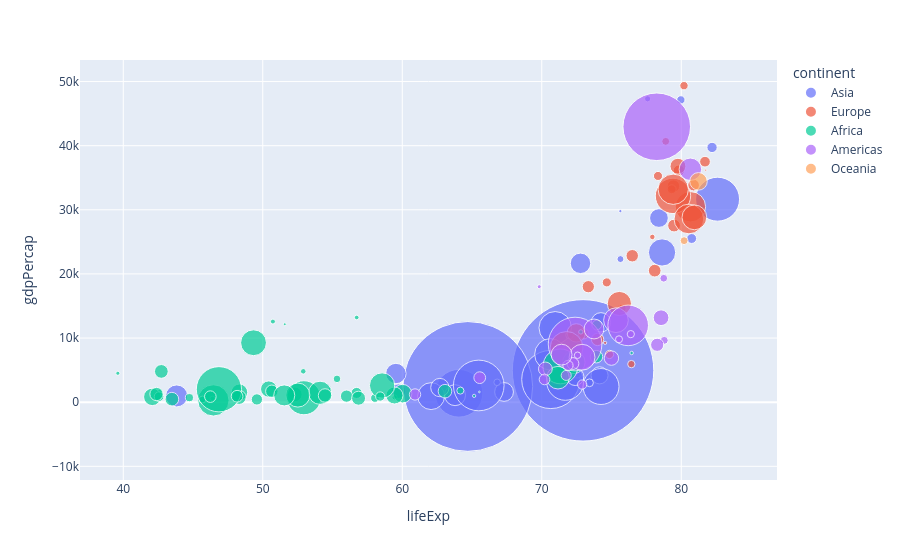

Write notebook code for a chart like this one.
### Code cell
# plot life exp and gdp scatter plot -> continent as color -> pop as size -> hover name -> range_x/range_y -> log_x/log_y
px.scatter(
    temp_df,
    x = 'lifeExp',
    y = 'gdpPercap',
    color = 'continent',
    size = 'pop',
    size_max = 100,
    hover_name = 'country'
)

### Figure 1 — Plotly figure (JSON) as saved in the notebook; plotly's stock layout.template omitted (floating-point values rounded to 4 significant figures)
{"data": [{"hovertemplate": "<b>%{hovertext}</b><br><br>continent=Asia<br>lifeExp=%{x}<br>gdpPercap=%{y}<br>pop=%{marker.size}<extra></extra>", "hovertext": ["Afghanistan", "Bahrain", "Bangladesh", "Cambodia", "China", "Hong Kong, China", "India", "Indonesia", "Iran", "Iraq", "Israel", "Japan", "Jordan", "Korea, Dem. Rep.", "Korea, Rep.", "Kuwait", "Lebanon", "Malaysia", "Mongolia", "Myanmar", "Nepal", "Oman", "Pakistan", "Philippines", "Saudi Arabia", "Singapore", "Sri Lanka", "Syria", "Taiwan", "Thailand", "Vietnam", "West Bank and Gaza", "Yemen, Rep."], "legendgroup": "Asia", "marker": {"color": "#636efa", "size": [31889923, 708573, 150448339, 14131858, 1318683096, 6980412, 1110396331, 223547000, 69453570, 27499638, 6426679, 127467972, 6053193, 23301725, 49044790, 2505559, 3921278, 24821286, 2874127, 47761980, 28901790, 3204897, 169270617, 91077287, 27601038, 4553009, 20378239, 19314747, 23174294, 65068149, 85262356, 4018332, 22211743], "sizemode": "area", "sizeref": 131900.0, "symbol": "circle"}, "mode": "markers", "name": "Asia", "orientation": "v", "showlegend": true, "type": "scatter", "x": [43.83, 75.64, 64.06, 59.72, 72.96, 82.21, 64.7, 70.65, 70.96, 59.55, 80.75, 82.6, 72.53, 67.3, 78.62, 77.59, 71.99, 74.24, 66.8, 62.07, 63.78, 75.64, 65.48, 71.69, 72.78, 79.97, 72.4, 74.14, 78.4, 70.62, 74.25, 73.42, 62.7], "xaxis": "x", "y": [974.6, 29800.0, 1391.0, 1714.0, 4959.0, 39720.0, 2452.0, 3541.0, 11610.0, 4471.0, 25520.0, 31660.0, 4519.0, 1593.0, 23350.0, 47310.0, 10460.0, 12450.0, 3096.0, 944, 1091.0, 22320.0, 2606.0, 3190.0, 21650.0, 47140.0, 3970.0, 4185.0, 28720.0, 7458.0, 2442.0, 3025.0, 2281.0], "yaxis": "y"}, {"hovertemplate": "<b>%{hovertext}</b><br><br>continent=Europe<br>lifeExp=%{x}<br>gdpPercap=%{y}<br>pop=%{marker.size}<extra></extra>", "hovertext": ["Albania", "Austria", "Belgium", "Bosnia and Herzegovina", "Bulgaria", "Croatia", "Czech Republic", "Denmark", "Finland", "France", "Germany", "Greece", "Hungary", "Iceland", "Ireland", "Italy", "Montenegro", "Netherlands", "Norway", "Poland", "Portugal", "Romania", "Serbia", "Slovak Republic", "Slovenia", "Spain", "Sweden", "Switzerland", "Turkey", "United Kingdom"], "legendgroup": "Europe", "marker": {"color": "#EF553B", "size": [3600523, 8199783, 10392226, 4552198, 7322858, 4493312, 10228744, 5468120, 5238460, 61083916, 82400996, 10706290, 9956108, 301931, 4109086, 58147733, 684736, 16570613, 4627926, 38518241, 10642836, 22276056, 10150265, 5447502, 2009245, 40448191, 9031088, 7554661, 71158647, 60776238], "sizemode": "area", "sizeref": 131900.0, "symbol": "circle"}, "mode": "markers", "name": "Europe", "orientation": "v", "showlegend": true, "type": "scatter", "x": [76.42, 79.83, 79.44, 74.85, 73.0, 75.75, 76.49, 78.33, 79.31, 80.66, 79.41, 79.48, 73.34, 81.76, 78.89, 80.55, 74.54, 79.76, 80.2, 75.56, 78.1, 72.48, 74.0, 74.66, 77.93, 80.94, 80.88, 81.7, 71.78, 79.42], "xaxis": "x", "y": [5937.0, 36130.0, 33690.0, 7446.0, 10680.0, 14620.0, 22830.0, 35280.0, 33210.0, 30470.0, 32170.0, 27540.0, 18010.0, 36180.0, 40680.0, 28570.0, 9254.0, 36800.0, 49360.0, 15390.0, 20510.0, 10810.0, 9787.0, 18680.0, 25770.0, 28820.0, 33860.0, 37510.0, 8458.0, 33200.0], "yaxis": "y"}, {"hovertemplate": "<b>%{hovertext}</b><br><br>continent=Africa<br>lifeExp=%{x}<br>gdpPercap=%{y}<br>pop=%{marker.size}<extra></extra>", "hovertext": ["Algeria", "Angola", "Benin", "Botswana", "Burkina Faso", "Burundi", "Cameroon", "Central African Republic", "Chad", "Comoros", "Congo, Dem. Rep.", "Congo, Rep.", "Cote d'Ivoire", "Djibouti", "Egypt", "Equatorial Guinea", "Eritrea", "Ethiopia", "Gabon", "Gambia", "Ghana", "Guinea", "Guinea-Bissau", "Kenya", "Lesotho", "Liberia", "Libya", "Madagascar", "Malawi", "Mali", "Mauritania", "Mauritius", "Morocco", "Mozambique", "Namibia", "Niger", "Nigeria", "Reunion", "Rwanda", "Sao Tome and Principe", "Senegal", "Sierra Leone", "Somalia", "South Africa", "Sudan", "Swaziland", "Tanzania", "Togo", "Tunisia", "Uganda", "Zambia", "Zimbabwe"], "legendgroup": "Africa", "marker": {"color": "#00cc96", "size": [33333216, 12420476, 8078314, 1639131, 14326203, 8390505, 17696293, 4369038, 10238807, 710960, 64606759, 3800610, 18013409, 496374, 80264543, 551201, 4906585, 76511887, 1454867, 1688359, 22873338, 9947814, 1472041, 35610177, 2012649, 3193942, 6036914, 19167654, 13327079, 12031795, 3270065, 1250882, 33757175, 19951656, 2055080, 12894865, 135031164, 798094, 8860588, 199579, 12267493, 6144562, 9118773, 43997828, 42292929, 1133066, 38139640, 5701579, 10276158, 29170398, 11746035, 12311143], "sizemode": "area", "sizeref": 131900.0, "symbol": "circle"}, "mode": "markers", "name": "Africa", "orientation": "v", "showlegend": true, "type": "scatter", "x": [72.3, 42.73, 56.73, 50.73, 52.3, 49.58, 50.43, 44.74, 50.65, 65.15, 46.46, 55.32, 48.33, 54.79, 71.34, 51.58, 58.04, 52.95, 56.73, 59.45, 60.02, 56.01, 46.39, 54.11, 42.59, 45.68, 73.95, 59.44, 48.3, 54.47, 64.16, 72.8, 71.16, 42.08, 52.91, 56.87, 46.86, 76.44, 46.24, 65.53, 63.06, 42.57, 48.16, 49.34, 58.56, 39.61, 52.52, 58.42, 73.92, 51.54, 42.38, 43.49], "xaxis": "x", "y": [6223.0, 4797.0, 1441.0, 12570.0, 1217.0, 430.1, 2042.0, 706.0, 1704.0, 986.1, 277.6, 3633.0, 1545.0, 2082.0, 5581.0, 12150.0, 641.4, 690.8, 13210.0, 752.7, 1328.0, 942.7, 579.2, 1463.0, 1569.0, 414.5, 12060.0, 1045.0, 759.3, 1043.0, 1803.0, 10960.0, 3820.0, 823.7, 4811.0, 619.7, 2014.0, 7670.0, 863.1, 1598.0, 1712.0, 862.5, 926.1, 9270.0, 2602.0, 4513.0, 1107.0, 883.0, 7093.0, 1056.0, 1271.0, 469.7], "yaxis": "y"}, {"hovertemplate": "<b>%{hovertext}</b><br><br>continent=Americas<br>lifeExp=%{x}<br>gdpPercap=%{y}<br>pop=%{marker.size}<extra></extra>", "hovertext": ["Argentina", "Bolivia", "Brazil", "Canada", "Chile", "Colombia", "Costa Rica", "Cuba", "Dominican Republic", "Ecuador", "El Salvador", "Guatemala", "Haiti", "Honduras", "Jamaica", "Mexico", "Nicaragua", "Panama", "Paraguay", "Peru", "Puerto Rico", "Trinidad and Tobago", "United States", "Uruguay", "Venezuela"], "legendgroup": "Americas", "marker": {"color": "#ab63fa", "size": [40301927, 9119152, 190010647, 33390141, 16284741, 44227550, 4133884, 11416987, 9319622, 13755680, 6939688, 12572928, 8502814, 7483763, 2780132, 108700891, 5675356, 3242173, 6667147, 28674757, 3942491, 1056608, 301139947, 3447496, 26084662], "sizemode": "area", "sizeref": 131900.0, "symbol": "circle"}, "mode": "markers", "name": "Americas", "orientation": "v", "showlegend": true, "type": "scatter", "x": [75.32, 65.55, 72.39, 80.65, 78.55, 72.89, 78.78, 78.27, 72.23, 74.99, 71.88, 70.26, 60.92, 70.2, 72.57, 76.19, 72.9, 75.54, 71.75, 71.42, 78.75, 69.82, 78.24, 76.38, 73.75], "xaxis": "x", "y": [12780.0, 3822.0, 9066.0, 36320.0, 13170.0, 7007.0, 9645.0, 8948.0, 6025.0, 6873.0, 5728.0, 5186.0, 1202.0, 3548.0, 7321.0, 11980.0, 2749.0, 9809.0, 4173.0, 7409.0, 19330.0, 18010.0, 42950.0, 10610.0, 11420.0], "yaxis": "y"}, {"hovertemplate": "<b>%{hovertext}</b><br><br>continent=Oceania<br>lifeExp=%{x}<br>gdpPercap=%{y}<br>pop=%{marker.size}<extra></extra>", "hovertext": ["Australia", "New Zealand"], "legendgroup": "Oceania", "marker": {"color": "#FFA15A", "size": [20434176, 4115771], "sizemode": "area", "sizeref": 131900.0, "symbol": "circle"}, "mode": "markers", "name": "Oceania", "orientation": "v", "showlegend": true, "type": "scatter", "x": [81.23, 80.2], "xaxis": "x", "y": [34440.0, 25190.0], "yaxis": "y"}], "layout": {"legend": {"itemsizing": "constant", "title": {"text": "continent"}, "tracegroupgap": 0}, "margin": {"t": 60}, "xaxis": {"anchor": "y", "domain": [0, 1], "title": {"text": "lifeExp"}}, "yaxis": {"anchor": "x", "domain": [0, 1], "title": {"text": "gdpPercap"}}}}
